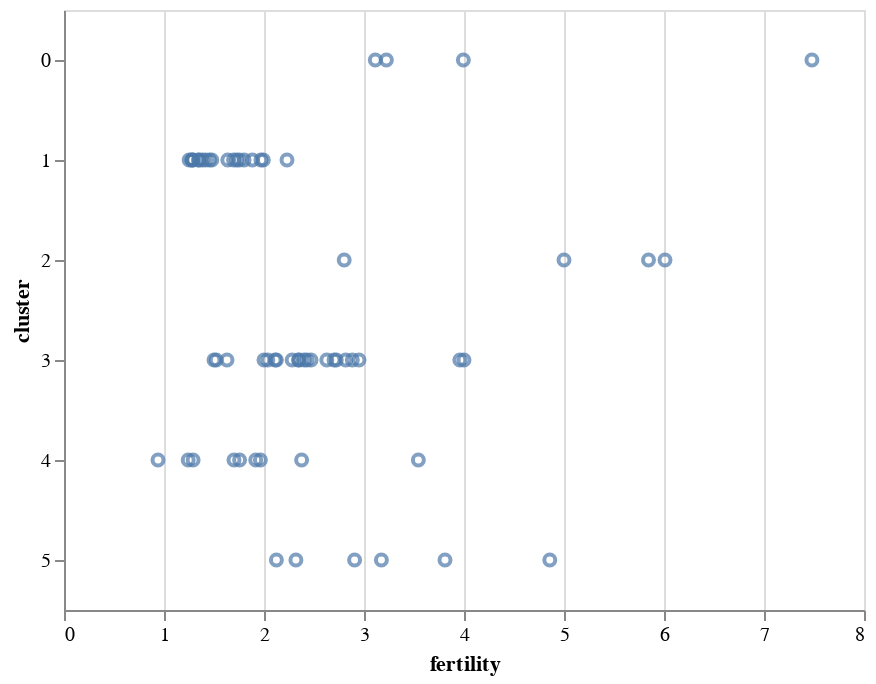

Notebook code cell kept with this figure:
### Markdown cell above
### Y

El canal de codificación `y` establece la posición vertical de una marca (coordenada y). Aquí hemos añadido el campo `cluster` usando un tipo de datos ordinales (`O`). El resultado es un eje discreto que incluye una banda, con un tamaño de paso predeterminado, para cada valor único:

### Code cell
alt.Chart(data2000).mark_point().encode(
    alt.X('fertility:Q'),
    alt.Y('cluster:O')
)

### Figure 1 — Vega-Lite specification as saved in the notebook (floating-point values rounded to 4 significant figures)
{"$schema": "https://vega.github.io/schema/vega-lite/v3.4.0.json", "config": {"mark": {"tooltip": null}, "view": {"height": 300, "width": 400}}, "data": {"name": "data-fdeb0b749a6385830bd1445d39ad6ea0"}, "datasets": {"data-fdeb0b749a6385830bd1445d39ad6ea0": [{"cluster": 0, "country": "Afghanistan", "fertility": 7.479, "life_expect": 42.13, "pop": 23898198, "year": 2000}, {"cluster": 3, "country": "Argentina", "fertility": 2.35, "life_expect": 74.34, "pop": 37497728, "year": 2000}, {"cluster": 3, "country": "Aruba", "fertility": 2.124, "life_expect": 73.45, "pop": 69539, "year": 2000}, {"cluster": 4, "country": "Australia", "fertility": 1.756, "life_expect": 80.37, "pop": 19164620, "year": 2000}, {"cluster": 1, "country": "Austria", "fertility": 1.382, "life_expect": 78.98, "pop": 8113413, "year": 2000}, {"cluster": 3, "country": "Bahamas", "fertility": 2.111, "life_expect": 71.07, "pop": 290075, "year": 2000}, {"cluster": 0, "country": "Bangladesh", "fertility": 3.224, "life_expect": 62.01, "pop": 130406594, "year": 2000}, {"cluster": 3, "country": "Barbados", "fertility": 1.5, "life_expect": 75.97, "pop": 273483, "year": 2000}, {"cluster": 1, "country": "Belgium", "fertility": 1.638, "life_expect": 78.32, "pop": 10263618, "year": 2000}, {"cluster": 3, "country": "Bolivia", "fertility": 3.958, "life_expect": 63.88, "pop": 8152620, "year": 2000}, {"cluster": 3, "country": "Brazil", "fertility": 2.345, "life_expect": 71.01, "pop": 175552771, "year": 2000}, {"cluster": 3, "country": "Canada", "fertility": 1.522, "life_expect": 79.77, "pop": 31278097, "year": 2000}, {"cluster": 3, "country": "Chile", "fertility": 2, "life_expect": 77.86, "pop": 15153450, "year": 2000}, {"cluster": 4, "country": "China", "fertility": 1.7, "life_expect": 72.03, "pop": 1262645000, "year": 2000}, {"cluster": 3, "country": "Colombia", "fertility": 2.47, "life_expect": 71.68, "pop": 39685655, "year": 2000}, {"cluster": 3, "country": "Costa Rica", "fertility": 2.281, "life_expect": 78.12, "pop": 3710558, "year": 2000}, {"cluster": 1, "country": "Croatia", "fertility": 1.348, "life_expect": 74.88, "pop": 4410830, "year": 2000}, {"cluster": 3, "country": "Cuba", "fertility": 1.63, "life_expect": 77.16, "pop": 11134273, "year": 2000}, {"cluster": 3, "country": "Dominican Republic", "fertility": 2.95, "life_expect": 70.85, "pop": 8385828, "year": 2000}, {"cluster": 3, "country": "Ecuador", "fertility": 2.817, "life_expect": 74.17, "pop": 12505204, "year": 2000}, {"cluster": 5, "country": "Egypt", "fertility": 3.174, "life_expect": 69.81, "pop": 70492342, "year": 2000}, {"cluster": 3, "country": "El Salvador", "fertility": 2.883, "life_expect": 70.73, "pop": 6122515, "year": 2000}, {"cluster": 1, "country": "Finland", "fertility": 1.754, "life_expect": 78.37, "pop": 5168595, "year": 2000}, {"cluster": 1, "country": "France", "fertility": 1.883, "life_expect": 79.59, "pop": 59381628, "year": 2000}, {"cluster": 1, "country": "Georgia", "fertility": 1.478, "life_expect": 70.48, "pop": 4777209, "year": 2000}, {"cluster": 1, "country": "Germany", "fertility": 1.346, "life_expect": 78.67, "pop": 82187909, "year": 2000}, {"cluster": 1, "country": "Greece", "fertility": 1.277, "life_expect": 78.26, "pop": 10559110, "year": 2000}, {"cluster": 3, "country": "Grenada", "fertility": 2.429, "life_expect": 67.75, "pop": 89312, "year": 2000}, {"cluster": 3, "country": "Haiti", "fertility": 4, "life_expect": 58.14, "pop": 7306302, "year": 2000}, {"cluster": 4, "country": "Hong Kong", "fertility": 0.94, "life_expect": 81.5, "pop": 6658720, "year": 2000}, {"cluster": 1, "country": "Iceland", "fertility": 1.993, "life_expect": 80.5, "pop": 281043, "year": 2000}, {"cluster": 0, "country": "India", "fertility": 3.113, "life_expect": 62.88, "pop": 1007702000, "year": 2000}, {"cluster": 4, "country": "Indonesia", "fertility": 2.376, "life_expect": 68.59, "pop": 206265000, "year": 2000}, {"cluster": 5, "country": "Iran", "fertility": 2.124, "life_expect": 69.45, "pop": 65660289, "year": 2000}, {"cluster": 5, "country": "Iraq", "fertility": 4.858, "life_expect": 57.05, "pop": 22675617, "year": 2000}, {"cluster": 1, "country": "Ireland", "fertility": 1.969, "life_expect": 77.78, "pop": 3791690, "year": 2000}, {"cluster": 5, "country": "Israel", "fertility": 2.906, "life_expect": 79.7, "pop": 5842454, "year": 2000}, {"cluster": 1, "country": "Italy", "fertility": 1.286, "life_expect": 80.24, "pop": 57719337, "year": 2000}, {"cluster": 3, "country": "Jamaica", "fertility": 2.628, "life_expect": 72.05, "pop": 2615467, "year": 2000}, {"cluster": 4, "country": "Japan", "fertility": 1.291, "life_expect": 82, "pop": 126699784, "year": 2000}, {"cluster": 2, "country": "Kenya", "fertility": 5, "life_expect": 50.99, "pop": 29985839, "year": 2000}, {"cluster": 4, "country": "South Korea", "fertility": 1.917, "life_expect": 66.66, "pop": 21647682, "year": 2000}, {"cluster": 4, "country": "North Korea", "fertility": 1.242, "life_expect": 77.05, "pop": 47351083, "year": 2000}, {"cluster": 5, "country": "Lebanon", "fertility": 2.319, "life_expect": 71.03, "pop": 3578036, "year": 2000}, {"cluster": 3, "country": "Mexico", "fertility": 2.401, "life_expect": 74.9, "pop": 99926620, "year": 2000}, {"cluster": 1, "country": "Netherlands", "fertility": 1.726, "life_expect": 78.53, "pop": 15907853, "year": 2000}, {"cluster": 4, "country": "New Zealand", "fertility": 1.964, "life_expect": 79.11, "pop": 3819762, "year": 2000}, {"cluster": 2, "country": "Nigeria", "fertility": 5.845, "life_expect": 46.61, "pop": 114306700, "year": 2000}, {"cluster": 1, "country": "Norway", "fertility": 1.801, "life_expect": 79.05, "pop": 4492400, "year": 2000}, {"cluster": 0, "country": "Pakistan", "fertility": 3.994, "life_expect": 63.61, "pop": 146342958, "year": 2000}, {"cluster": 3, "country": "Peru", "fertility": 2.7, "life_expect": 69.91, "pop": 25979722, "year": 2000}, {"cluster": 4, "country": "Philippines", "fertility": 3.544, "life_expect": 70.3, "pop": 79739825, "year": 2000}, {"cluster": 1, "country": "Poland", "fertility": 1.251, "life_expect": 74.67, "pop": 38654164, "year": 2000}, {"cluster": 1, "country": "Portugal", "fertility": 1.454, "life_expect": 77.29, "pop": 10335597, "year": 2000}, {"cluster": 2, "country": "Rwanda", "fertility": 6.01, "life_expect": 43.41, "pop": 7507056, "year": 2000}, {"cluster": 5, "country": "Saudi Arabia", "fertility": 3.81, "life_expect": 71.63, "pop": 23153090, "year": 2000}, {"cluster": 2, "country": "South Africa", "fertility": 2.802, "life_expect": 53.37, "pop": 44066197, "year": 2000}, {"cluster": 1, "country": "Spain", "fertility": 1.287, "life_expect": 79.78, "pop": 40016081, "year": 2000}, {"cluster": 1, "country": "Switzerland", "fertility": 1.415, "life_expect": 80.62, "pop": 7266920, "year": 2000}, {"cluster": 1, "country": "Turkey", "fertility": 2.23, "life_expect": 70.84, "pop": 65666677, "year": 2000}, {"cluster": 1, "country": "United Kingdom", "fertility": 1.695, "life_expect": 78.47, "pop": 59522468, "year": 2000}, {"cluster": 3, "country": "United States", "fertility": 2.038, "life_expect": 77.31, "pop": 282338631, "year": 2000}, {"cluster": 3, "country": "Venezuela", "fertility": 2.723, "life_expect": 72.77, "pop": 23542649, "year": 2000}]}, "encoding": {"x": {"field": "fertility", "type": "quantitative"}, "y": {"field": "cluster", "type": "ordinal"}}, "mark": "point"}
